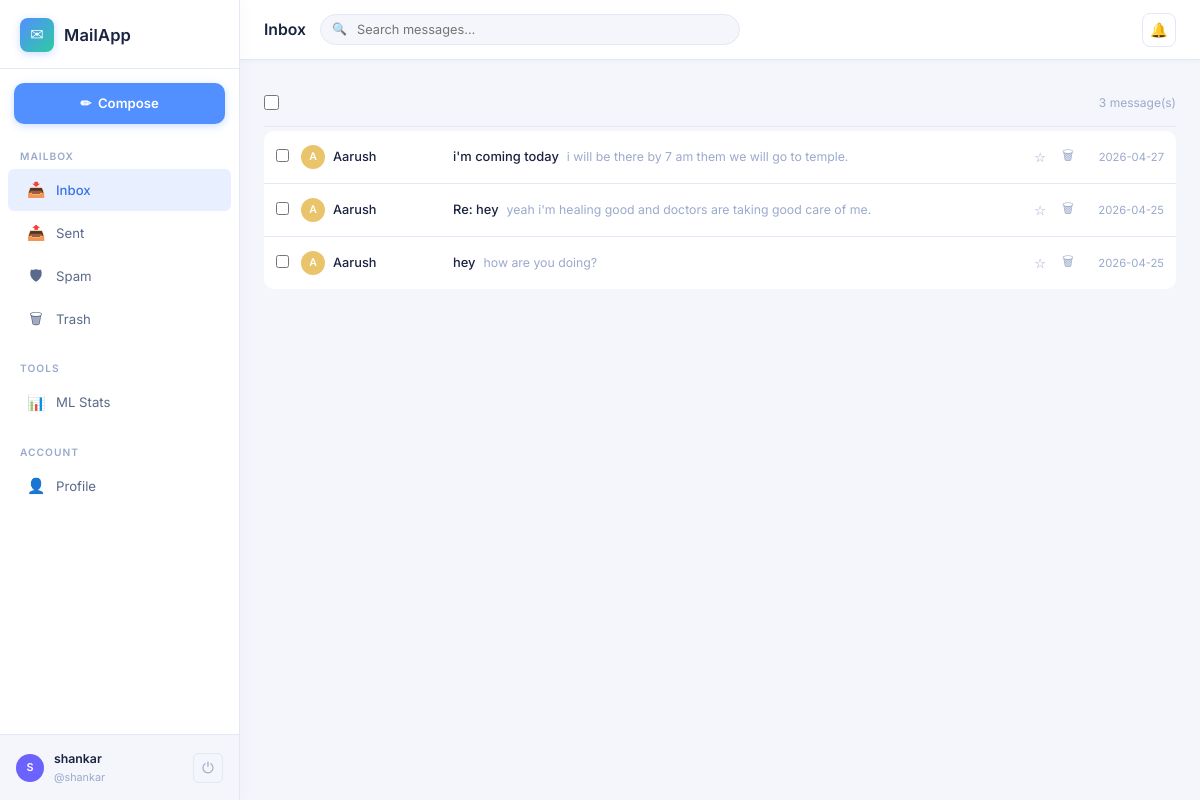
/inbox (signed in), run on the app's committed database.
### tables this page shows
CREATE TABLE messages (
    id                  INTEGER PRIMARY KEY AUTOINCREMENT,
    thread_id           INTEGER,
    sender_id           INTEGER NOT NULL REFERENCES users(id) ON DELETE CASCADE,
    recipient_id        INTEGER NOT NULL REFERENCES users(id) ON DELETE CASCADE,
    subject             TEXT    NOT NULL DEFAULT '(no subject)',
    body                TEXT    NOT NULL DEFAULT '',
    folder              TEXT    NOT NULL DEFAULT 'inbox',
    is_read             INTEGER NOT NULL DEFAULT 0,
    is_starred          INTEGER NOT NULL DEFAULT 0,
    attachment          TEXT,
    sent_at             DATETIME DEFAULT CURRENT_TIMESTAMP,
    deleted_at          DATETIME,
    -- ── ML moderation columns (new) ──────────────────────────────────────────
    spam_flag           INTEGER NOT NULL DEFAULT 0,
    spam_probability    REAL    NOT NULL DEFAULT 0.0,
    ham_probability     REAL    NOT NULL DEFAULT 0.0,
    spam_confidence     REAL    NOT NULL DEFAULT 0.0,
    vulgar_probability  REAL    NOT NULL DEFAULT 0.0,
    is_vulgar           INTEGER NOT NULL DEFAULT 0,
    is_blocked          INTEGER NOT NULL DEFAULT 0,
    moderation_reason   TEXT
);

CREATE TABLE users (
    id            INTEGER PRIMARY KEY AUTOINCREMENT,
    username      TEXT    NOT NULL UNIQUE COLLATE NOCASE,
    email         TEXT    NOT NULL UNIQUE COLLATE NOCASE,
    password_hash TEXT    NOT NULL,
    display_name  TEXT,
    avatar_color  TEXT    DEFAULT '#6c63ff',
    created_at    DATETIME DEFAULT CURRENT_TIMESTAMP,
    last_login    DATETIME
);

### routes/mail.py (the view)
@mail_bp.route("/inbox")
@login_required
def inbox():
    return _render_folder("inbox", session["user_id"])

### database.py (called while the page is built)
def get_db():
    if "db" not in g:
        db_path = current_app.config["DATABASE_URI"].replace("sqlite:///", "")
        g.db = sqlite3.connect(db_path, detect_types=sqlite3.PARSE_DECLTYPES)
        g.db.row_factory = sqlite3.Row          # access columns by name
        g.db.execute("PRAGMA foreign_keys = ON") # enforce FK constraints
    return g.db

### routes/mail.py (called while the page is built)
def login_required(f):
    @wraps(f)
    def decorated(*args, **kwargs):
        if "user_id" not in session:
            flash("Please log in to continue.", "info")
            return redirect(url_for("auth.login"))
        return f(*args, **kwargs)
    return decorated

def _folder_counts(user_id):
    db = get_db()
    rows = db.execute(
        """SELECT folder, COUNT(*) as cnt
           FROM messages
           WHERE recipient_id=? AND is_read=0 AND deleted_at IS NULL
             AND folder IN ('inbox','spam')
           GROUP BY folder""",
        (user_id,)
    ).fetchall()
    counts = {"inbox": 0, "sent": 0, "spam": 0, "trash": 0}
    for r in rows:
        counts[r["folder"]] = r["cnt"]
    return counts

### templates/mailbox.html (shortened to what this page needs)
{% extends "base.html" %}
{% set folder_labels = {'inbox': 'Inbox', 'sent': 'Sent', 'spam': 'Spam', 'trash': 'Trash'} %}
{% set active_folder = folder %}
{% block topbar_title %}{{ folder_labels[folder] }}{% endblock %}
{% block content %}
<form method="POST" action="{{ url_for('mail.bulk_action') }}" id="bulkForm">
  <div class="toolbar">
    <div class="toolbar-left">
      <input type="checkbox" id="selectAll" title="Select all" style="width:15px;height:15px;accent-color:var(--accent)">
    </div>
    <div class="toolbar-right">
      <span class="count-info">
        {% if q %}
          {{ total }} result(s) for "<em>{{ q }}</em>"
          &nbsp;<a href="{{ url_for('mail.' + folder) }}" class="text-muted" style="font-size:.8rem">✕ clear</a>
        {% else %}
          {{ total }} message(s)
        {% endif %}
      </span>
    </div>
  </div>
  {% if messages %}
    <div class="message-list">
      {% for msg in messages %}
        {% set is_sender = (msg.sender_id == session.user_id) %}
        {% set other_person = msg.recipient_display or msg.recipient_username if is_sender else msg.sender_display or msg.sender_username %}
        {% set other_color  = '#6c63ff' if is_sender else (msg.sender_color or '#6c63ff') %}
        <div class="message-row {% if not msg.is_read and not is_sender %}unread{% endif %} {% if msg.is_starred %}starred{% endif %}"
             style="position:relative"
             onclick="location.href='{{ url_for('mail.view_message', msg_id=msg.id) }}'">
          <div class="msg-checkbox" onclick="event.stopPropagation()">
            <input type="checkbox" name="msg_ids" value="{{ msg.id }}"
                   class="msg-check" id="chk{{ msg.id }}" />
          </div>
          <div class="msg-from">
            <div class="d-flex align-center gap-8">
              <div class="avatar-sm" style="background:{{ other_color }};width:24px;height:24px;font-size:.7rem">
                {{ other_person[0].upper() if other_person else '?' }}
              </div>
              {{ other_person or '(unknown)' }}
            </div>
          </div>
          <div class="msg-preview">
            <span class="msg-subject">
              {{ msg.subject }}
            </span>
            <span class="msg-snippet">{{ (msg.body or '')[:80] }}</span>
          </div>
          <div class="msg-icons" onclick="event.stopPropagation()">
            <form method="POST" action="{{ url_for('mail.toggle_star', msg_id=msg.id) }}" style="display:inline">
              <button class="star-btn" type="submit" title="{{ 'Unstar' if msg.is_starred else 'Star' }}">
                {{ '⭐' if msg.is_starred else '☆' }}
              </button>
            </form>
            <form method="POST" action="{{ url_for('mail.delete_message', msg_id=msg.id) }}" style="display:inline">
              <button class="icon-btn" type="submit" title="{{ 'Delete permanently' if folder == 'trash' else 'Move to trash' }}"
                      {% if folder == 'trash' %}onclick="return confirm('Permanently delete this message?')"{% endif %}>
                🗑
              </button>
            </form>
          </div>
          <div class="msg-time">
            {{ msg.sent_at[:10] if msg.sent_at else '' }}
          </div>
        </div>
      {% endfor %}
    </div>
  {% endif %}
</form>
{% endblock %}

### static/css/style.css (style rules this page uses)
:root { --bg-base: #f4f6fb; --bg-surface: #ffffff; --bg-elevated: #f0f3fa; --bg-hover: #eef1f8; --border-color: #e2e8f4; --border-accent: rgba(82,143,255,.3); --text-primary: #1a2340; --text-secondary: #5a6a8a; --text-muted: #9aaacb; --accent: #528fff; --accent-light: #e8f0ff; --accent-dark: #3a72e8; --teal: #2ecba1; --teal-light: #e6faf5; --danger: #ef4444; --danger-light: #fee8e8; --warning: #f59e0b; --warning-light: #fef3c7; --success: #22c55e; --success-light: #dcfce7; --radius: 10px; --radius-sm: 6px; --shadow: 0 2px 12px rgba(80,100,160,.08); --shadow-md: 0 4px 20px rgba(80,100,160,.12); --sidebar-width: 240px; --topbar-height: 60px; --surface: #ffffff; --font-body: 'Inter', system-ui, sans-serif; --transition: all .16s ease; }
*, *::before, *::after { box-sizing: border-box; margin: 0; padding: 0; }
html { font-size: 15px; }
body { font-family: var(--font-body); background: var(--bg-base); color: var(--text-primary); min-height: 100vh; line-height: 1.6; -webkit-font-smoothing: antialiased; }
input, textarea, select, button { font-family: inherit; }
.toolbar { display: flex; align-items: center; gap: 12px; padding: 10px 0 12px; border-bottom: 1px solid var(--border-color); margin-bottom: 4px; }
.toolbar-left { display: flex; align-items: center; gap: 10px; }
.toolbar-right { margin-left: auto; }
.count-info { font-size: .8rem; color: var(--text-muted); }
.message-list { display: flex; flex-direction: column; }
.message-row { display: flex; align-items: center; gap: 12px; padding: 11px 12px; border-bottom: 1px solid var(--border-color); cursor: pointer; transition: var(--transition); position: relative; border-radius: 0; background: var(--bg-surface); }
.message-row:first-child { border-radius: var(--radius) var(--radius) 0 0; }
.message-row:last-child { border-bottom: none; border-radius: 0 0 var(--radius) var(--radius); }
.msg-checkbox { flex-shrink: 0; }
.msg-checkbox input { accent-color: var(--accent); }
.msg-from { min-width: 140px; max-width: 160px; font-size: .85rem; font-weight: 500; color: var(--text-primary); white-space: nowrap; overflow: hidden; text-overflow: ellipsis; }
.msg-preview { flex: 1; min-width: 0; display: flex; align-items: center; gap: 8px; overflow: hidden; }
.msg-subject { font-size: .86rem; font-weight: 500; color: var(--text-primary); white-space: nowrap; overflow: hidden; text-overflow: ellipsis; max-width: 280px; flex-shrink: 0; }
.msg-snippet { font-size: .82rem; color: var(--text-muted); white-space: nowrap; overflow: hidden; text-overflow: ellipsis; }
.msg-icons { display: flex; align-items: center; gap: 4px; flex-shrink: 0; }
.star-btn, .icon-btn { background: none; border: none; cursor: pointer; padding: 4px 6px; border-radius: 4px; font-size: .88rem; color: var(--text-muted); transition: var(--transition); }
.msg-time { font-size: .75rem; color: var(--text-muted); white-space: nowrap; flex-shrink: 0; min-width: 72px; text-align: right; }
.avatar-sm { width: 28px; height: 28px; border-radius: 50%; display: flex; align-items: center; justify-content: center; color: #fff; font-size: .72rem; font-weight: 600; flex-shrink: 0; }
.d-flex { display: flex; }
.align-center { align-items: center; }
.gap-8 { gap: 8px; }

### data on the page
messages: subject "i'm coming today", body "i will be there by 7 am them we will go to temple.", is_starred "☆", sent_at "2026-04-27"
users: display_name "A", display_name "Aarush"
messages: subject "Re: hey", body "yeah i'm healing good and doctors are taking good care of me.", is_starred "☆", sent_at "2026-04-25"
messages: subject "hey", body "how are you doing?", is_starred "☆", sent_at "2026-04-25"

### other printed values
{{ session.get('display_name') or session.get('username') }} "shankar"
{{ session.get('username') }} "shankar"
{{ folder_labels[folder] }} "Inbox"
{{ total }} "3"
